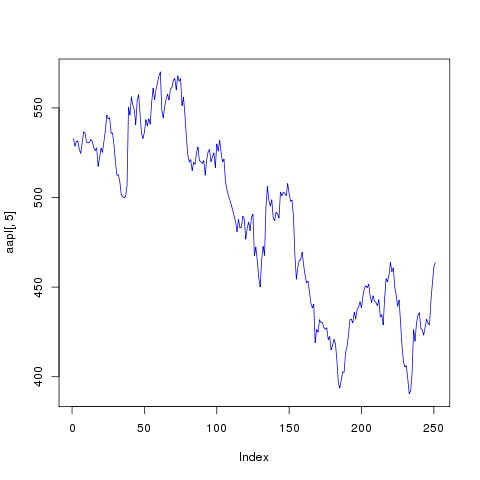

Reproduce this figure in R.
library(ggplot2)

require(devEMF)
emf('fuck.emf')

aapl <- read.csv("http://www.google.com/finance/historical?q=NASDAQ:AAPL&authuser=0&output=csv ", sep=",", header=1)

#print(aapl)
#print(aapl.google)
print(aapl[, 5])

#write.csv(aapl, file = "appl.csv")
#write.table(aapl, file = "appl.tab")

#axis = (2, aapl[2])
#plot(aapl[,1], aapl[,5], type = "l")
plot(aapl[,5], type = "l", col="blue")
#plot(aapl[,5], type = "l", col="red")
#plot(aapl[5], header = TRUE, col="blue")
#plot(aapl[2], aapl[3,6], header = TRUE)
#plot(aapl[2], aapl[6], header = TRUE)
#plot(aapl[2], aapl[3,6])

# simple example
#x <- c(1,3,6,9,12)
#y <- c(1.5,2,7,8,15)
#plot(x,y, pch=15, col="blue")

# Example 2. Draw a plot, set a bunch of parameters.
#plot(x,y, xlab="x axis", ylab="y axis", main="my plot", ylim=c(0,20), xlim=c(0,20), pch=15, col="blue")
# fit a line to the points
#myline.fit <- lm(y ~ x)

# get information about the fit
#summary(myline.fit)

# draw the fit line on the plot
#abline(myline.fit)

# add some more points to the graph
#x2 <- c(0.5, 3, 5, 8, 12)
#y2 <- c(0.8, 1, 2, 4, 6)

#points(x2, y2, pch=16, col="green")

# header = TRUE ignores the first line, check.names = FALSE allows '+' in 'C++'
#benchmark <- read.table("", header = TRUE, row.names = "vwnd", check.names = FALSE)

# 't()' is matrix tranposition, 'beside = TRUE' separates the benchmarks, 'heat' provides nice colors
#barplot(t(as.matrix(benchmark)), beside = TRUE, col = heat.colors(6))
#barplot(t(as.matrix(benchmark)), beside = TRUE, col = heat.colors(6), xlab = "TIME (DAY)", ylab = "STOCK PRICE")

# 'cex' stands for 'character expansion', 'bty' for 'box type' (we don't want borders)
#legend("topright", names(benchmark), cex = 0.9, bty = "n", fill = heat.colors(6))
